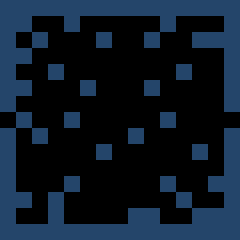

This game map was drawn from its Tiled (.tmx) file and the tilesets committed beside it. A one-line description and the trimmed map source follow:
An orthogonal 15x15 tile map with 16x16 px tiles, 1 tile layer (Collisions), 1 hidden layer not drawn and 43 objects (31x Spines, 4x SpawnPoint, 2x Door, 2x PlayerController, 2x Gate, ...).

<map version="1.9" tiledversion="1.9.2" orientation="orthogonal" renderorder="right-down" width="15" height="15" tilewidth="16" tileheight="16" infinite="0" nextlayerid="7" nextobjectid="84">
 <tileset firstgid="1" source="MapTileset.tsx" />
 <layer id="1" name="Background" width="15" height="15" visible="0">
  <data>[225 cells, 225 non-empty, 20 distinct tile ids]</data>
 </layer>
 <objectgroup id="2" name="Objects">
  <object id="36" name="door" class="Door" gid="2" x="224" y="128" width="16" height="16">
   <properties>
    <property name="lockedBy" type="int" value="-1" />
    <property name="roomToGo" type="int" value="0" />
   </properties>
  </object>
  <object id="37" name="player" class="PlayerController" gid="326" x="192" y="128" width="16" height="16">
   <properties>
    <property name="fromRoom" type="int" value="0" />
   </properties>
  </object>
  <object id="38" name="gate" class="Gate" gid="2" x="16" y="128" width="16" height="16" />
  <object id="39" name="gate" class="Gate" gid="2" x="208" y="128" width="16" height="16" visible="0" />
  <object id="44" name="spines" class="Spines" gid="290" x="80" y="96" width="16" height="16" />
  <object id="45" name="spines" class="Spines" gid="290" x="64" y="192" width="16" height="16" />
  <object id="46" name="spines" class="Spines" gid="290" x="128" y="144" width="16" height="16" />
  <object id="47" name="spines" class="Spines" gid="290" x="160" y="192" width="16" height="16" />
  <object id="48" name="spines" class="Spines" gid="290" x="144" y="48" width="16" height="16" />
  <object id="49" name="spines" class="Spines" gid="290" x="16" y="96" width="16" height="16" />
  <object id="50" name="door" class="Door" gid="2" x="0" y="128" width="16" height="16">
   <properties>
    <property name="lockedBy" type="int" value="25" />
    <property name="roomToGo" type="int" value="3" />
   </properties>
  </object>
  <object id="51" name="player" class="PlayerController" gid="326" x="32" y="128" width="16" height="16">
   <properties>
    <property name="fromRoom" type="int" value="3" />
   </properties>
  </object>
  <object id="52" name="spawnPoint" class="SpawnPoint" gid="329" x="207" y="32" width="17" height="16">
   <properties>
    <property name="deathTimer" type="float" value="2" />
    <property name="enemiesNumber" type="int" value="3" />
    <property name="enemyDamage" type="float" value="5" />
    <property name="enemyHealth" type="float" value="5" />
    <property name="enemyMaxSpeed" type="float" value="2" />
    <property name="enemyMinSpeed" type="float" value="0.3" />
    <property name="enemyType" type="int" value="0" />
    <property name="readyTimer" type="float" value="1" />
    <property name="spawnPointHealth" type="float" value="10" />
    <property name="spawnTimer" type="float" value="2" />
   </properties>
  </object>
  <object id="53" name="spawnPoint" class="SpawnPoint" gid="329" x="48" y="48" width="17" height="16">
   <properties>
    <property name="deathTimer" type="float" value="2" />
    <property name="enemiesNumber" type="int" value="3" />
    <property name="enemyDamage" type="float" value="5" />
    <property name="enemyHealth" type="float" value="5" />
    <property name="enemyMaxSpeed" type="float" value="2" />
    <property name="enemyMinSpeed" type="float" value="0.3" />
    <property name="enemyType" type="int" value="0" />
    <property name="readyTimer" type="float" value="1" />
    <property name="spawnPointHealth" type="float" value="10" />
    <property name="spawnTimer" type="float" value="2" />
   </properties>
  </object>
  <object id="54" name="spawnPoint" class="SpawnPoint" gid="329" x="16" y="192" width="16" height="16">
   <properties>
    <property name="deathTimer" type="float" value="2" />
    <property name="enemiesNumber" type="int" value="10" />
    <property name="enemyDamage" type="float" value="5" />
    <property name="enemyHealth" type="float" value="5" />
    <property name="enemyMaxSpeed" type="float" value="2" />
    <property name="enemyMinSpeed" type="float" value="0.3" />
    <property name="enemyType" type="int" value="0" />
    <property name="readyTimer" type="float" value="1" />
    <property name="spawnPointHealth" type="float" value="10" />
    <property name="spawnTimer" type="float" value="1.3" />
   </properties>
  </object>
  <object id="55" name="spawnPoint" class="SpawnPoint" gid="329" x="96" y="224" width="17" height="16">
   <properties>
    <property name="deathTimer" type="float" value="2" />
    <property name="enemiesNumber" type="int" value="5" />
    <property name="enemyDamage" type="float" value="5" />
    <property name="enemyHealth" type="float" value="5" />
    <property name="enemyMaxSpeed" type="float" value="2" />
    <property name="enemyMinSpeed" type="float" value="0.3" />
    <property name="enemyType" type="int" value="0" />
    <property name="readyTimer" type="float" value="1" />
    <property name="spawnPointHealth" type="float" value="10" />
    <property name="spawnTimer" type="float" value="1" />
   </properties>
  </object>
  <object id="56" name="spines" class="Spines" gid="290" x="208" y="224" width="16" height="16" />
  <object id="57" name="spines" class="Spines" gid="290" x="176" y="80" width="16" height="16" />
  <object id="58" name="spines" class="Spines" gid="290" x="32" y="144" width="16" height="16" />
  <object id="59" name="spines" class="Spines" gid="290" x="192" y="160" width="16" height="16" />
  <object id="60" name="spines" class="Spines" gid="290" x="96" y="160" width="16" height="16" />
  <object id="61" name="spines" class="Spines" gid="290" x="16" y="32" width="16" height="16" />
  <object id="62" name="spines" class="Spines" gid="290" x="144" y="224" width="16" height="16" />
  <object id="63" name="spines" class="Spines" gid="290" x="48" y="224" width="16" height="16" />
  <object id="64" name="spines" class="Spines" gid="290" x="96" y="48" width="16" height="16" />
  <object id="65" name="memoryCard" class="MemoryCard" gid="219" x="16" y="224" width="16" height="16" visible="0">
   <properties>
    <property name="respawnTimer" value="5" />
   </properties>
  </object>
  <object id="66" name="hearth" class="Hearth" gid="102" x="112" y="128" width="16" height="16" visible="0" />
  <object id="67" name="spines" class="Spines" gid="290" x="32" y="48" width="16" height="16" />
  <object id="68" name="spines" class="Spines" gid="290" x="16" y="64" width="16" height="16" />
  <object id="69" name="spines" class="Spines" gid="290" x="64" y="32" width="16" height="16" />
  <object id="70" name="spines" class="Spines" gid="290" x="192" y="48" width="16" height="16" />
  <object id="71" name="spines" class="Spines" gid="290" x="160" y="32" width="16" height="16" />
  <object id="72" name="spines" class="Spines" gid="290" x="208" y="48" width="16" height="16" />
  <object id="73" name="spines" class="Spines" gid="290" x="16" y="208" width="16" height="16" />
  <object id="75" name="spines" class="Spines" gid="290" x="48" y="208" width="16" height="16" />
  <object id="76" name="spines" class="Spines" gid="290" x="128" y="224" width="16" height="16" />
  <object id="77" name="spines" class="Spines" gid="290" x="176" y="208" width="16" height="16" />
  <object id="78" name="spines" class="Spines" gid="290" x="192" y="224" width="16" height="16" />
  <object id="79" name="spines" class="Spines" gid="290" x="160" y="128" width="16" height="16" />
  <object id="80" name="spines" class="Spines" gid="290" x="144" y="96" width="16" height="16" />
  <object id="81" name="spines" class="Spines" gid="290" x="208" y="192" width="16" height="16" />
  </objectgroup>
 <layer id="5" name="Collisions" width="15" height="15" opacity="0.5">
  <data>[225 cells, 135 non-empty, 2 distinct tile ids]</data>
 </layer>
</map>
<!-- 2 of 43 objects omitted -->
